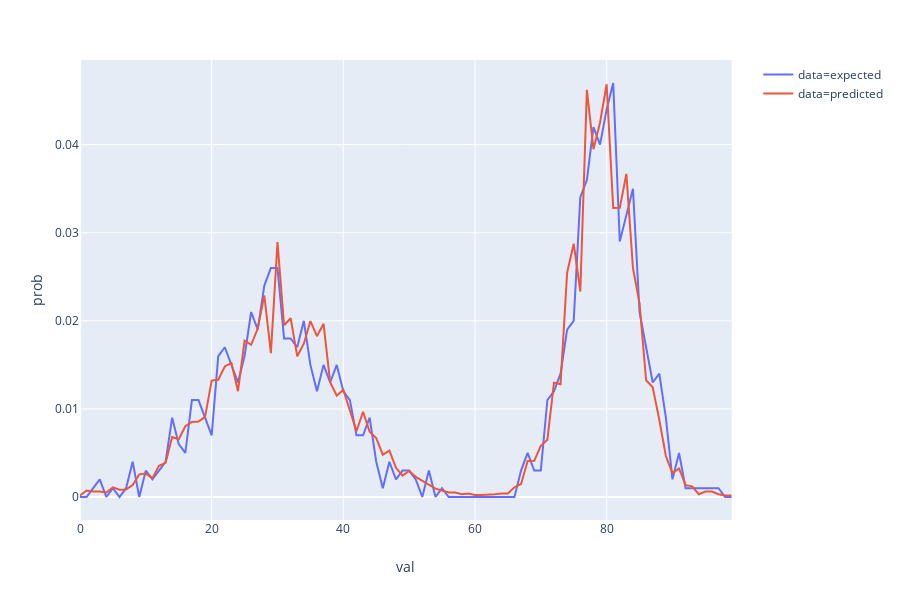

Notebook code cell kept with this figure:
### Code cell
px.line(df, x='val', y='prob', color='data')
